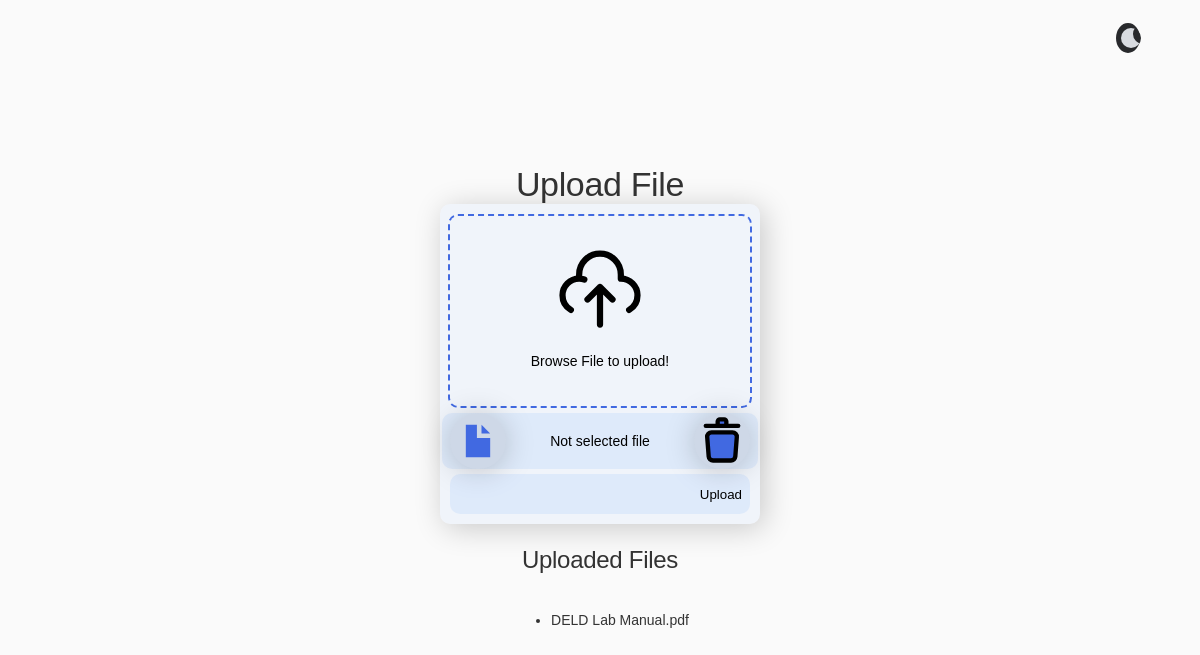
The app's page /uploads, older data.
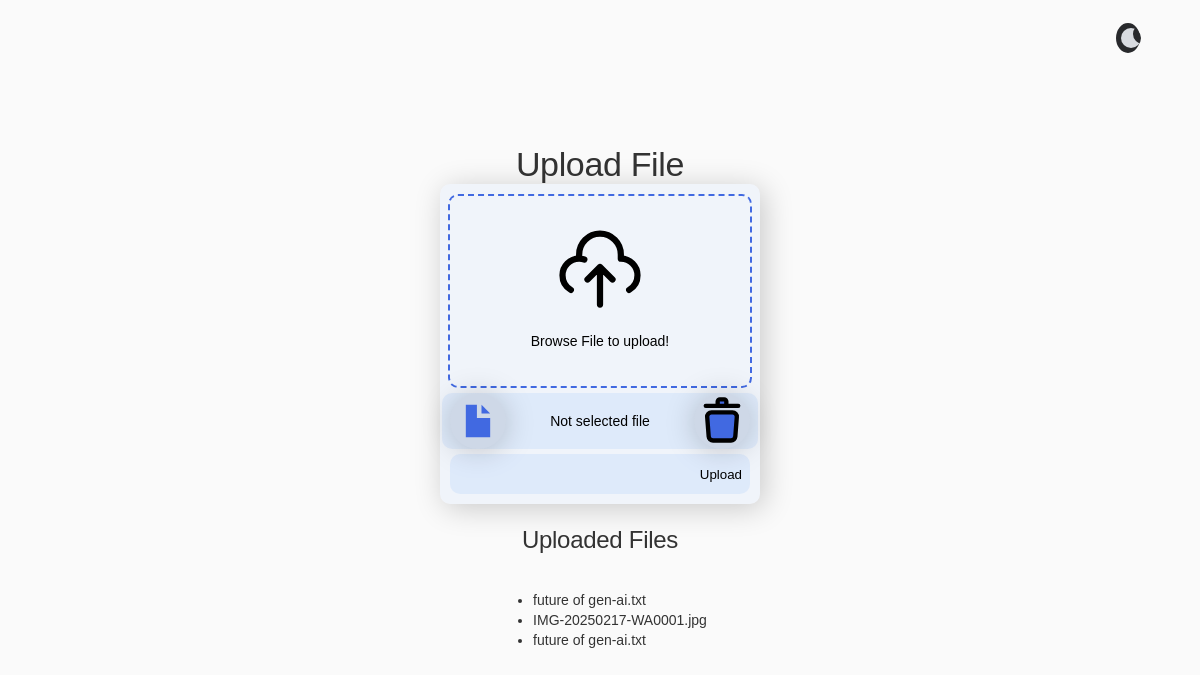
The same page, newer data.
### app.py (models this page shows)
class File(db.Model):
    id = db.Column(db.Integer, primary_key=True)
    filename = db.Column(db.String(100), nullable=False)
    filepath = db.Column(db.String(200), nullable=False)

### app.py (the view)
@app.route('/uploads')
def uploads():
    files = File.query.all()
    return render_template('upload.html', files=files)

### templates/upload.html (shortened to what this page needs)
<!DOCTYPE html>
<html lang="en">
  <head>
    <link
      rel="stylesheet"
      href="{{ url_for('static', filename='styles.css') }}"
    />
  </head>
  <body>
    <header class="row-reverse">
      <div class="toggle-switch">
        <label class="switch-label">
          <span class="slider"></span>
        </label>
      </div>
      <a href="#about" class="icon-button" title="About Snapdrop">
        <svg class="icon">
          <use xlink:href="#info-outline" />
        </svg>
      </a>
    </header>
    <h1>Upload File</h1>
    <form
      action="{{ url_for('upload_file') }}"
      method="post"
      enctype="multipart/form-data"
    >
      <div class="container">
        <div class="header">
          <p>Browse File to upload!</p>
        </div>
        <label for="file" class="footer">
          <p>Not selected file</p>
        </label>
        <button type="submit" class="footer">Upload</button>
      </div>
    </form>
    <h2>Uploaded Files</h2>
    <ul>
      {% for file in files %}
      <li>
        <a href="{{ url_for('download_file', file_id=file.id) }}"
          >{{ file.filename }}</a
        >
      </li>
      {% endfor %}
    </ul>
  </body>
</html>

### static/styles.css (style rules this page uses)
:root { --icon-size: 24px; --primary-color: #4285f4; --peer-width: 120px; --text-color: #333; --bg-color: #fafafa; --bg-color-secondary: #f1f3f4; }
html { height: 100%; }
html, body { margin: 0; display: flex; flex-direction: column; width: 100%; overflow-x: hidden; }
body { flex-grow: 1; align-items: center; justify-content: center; overflow-y: hidden; }
.row-reverse { position: fixed; top: 10px; right: 10px; display: flex; justify-content: flex-end; align-items: center; width: 100%; padding-right: 20px; }
header { position: absolute; top: 0; left: 0; right: 0; height: 56px; align-items: center; padding: 16px; box-sizing: border-box; }
body { font-family: -apple-system, BlinkMacSystemFont, Roboto, "Segoe UI", Helvetica, Arial, sans-serif, "Apple Color Emoji", "Segoe UI Emoji", "Segoe UI Symbol"; -webkit-font-smoothing: antialiased; -moz-osx-font-smoothing: grayscale; }
h1 { font-size: 34px; font-weight: 400; letter-spacing: -0.01em; line-height: 40px; margin: 8px 0 0; }
h2 { font-size: 24px; font-weight: 400; letter-spacing: -0.012em; line-height: 32px; }
.font-body1, body { font-size: 14px; font-weight: 400; line-height: 20px; }
a { text-decoration: none; color: currentColor; cursor: pointer; }
.icon { width: var(--icon-size); height: var(--icon-size); fill: currentColor; }
body > header a { margin-left: 8px; }
.button, .icon-button { position: relative; display: flex; align-items: center; justify-content: center; -webkit-tap-highlight-color: rgba(0, 0, 0, 0); touch-action: manipulation; border: none; outline: none; }
.button:before, .icon-button:before { content: ""; position: absolute; top: 0; left: 0; right: 0; bottom: 0; background: currentColor; opacity: 0; transition: opacity 300ms; }
.icon-button { width: 24px; height: 24px; display: inline-flex; align-items: center; justify-content: center; }
body { --text-color: #333; --bg-color: #fafafa; --bg-color-secondary: #f1f3f4; }
body { color: var(--text-color); background-color: var(--bg-color); transition: background-color 0.5s ease; }
.toggle-switch { position: relative; width: 100px; height: 50px; --light: #d8dbe0; --dark: #28292c; --link: rgb(27, 129, 112); --link-hover: rgb(24, 94, 82); }
.switch-label { position: absolute; width: 100%; height: 50px; background-color: var(--dark); border-radius: 25px; cursor: pointer; border: 3px solid var(--dark); }
.slider { position: absolute; width: 100%; height: 100%; border-radius: 25px; -webkit-transition: 0.3s; transition: 0.3s; }
.slider::before { content: ""; position: absolute; top: 10px; left: 10px; width: 25px; height: 25px; border-radius: 50%; -webkit-box-shadow: inset 12px -4px 0px 0px var(--light); box-shadow: inset 12px -4px 0px 0px var(--light); background-color: var(--dark); -webkit-transition: 0.3s; transition: 0.3s; }

Row changes from the older to the newer data that the page shows:
changed File (number 1 of 3 on the later page): filename "DELD Lab Manual.pdf" → "future of gen-ai.txt"
added File: filename "IMG-20250217-WA0001.jpg"
added File: filename "future of gen-ai.txt"
